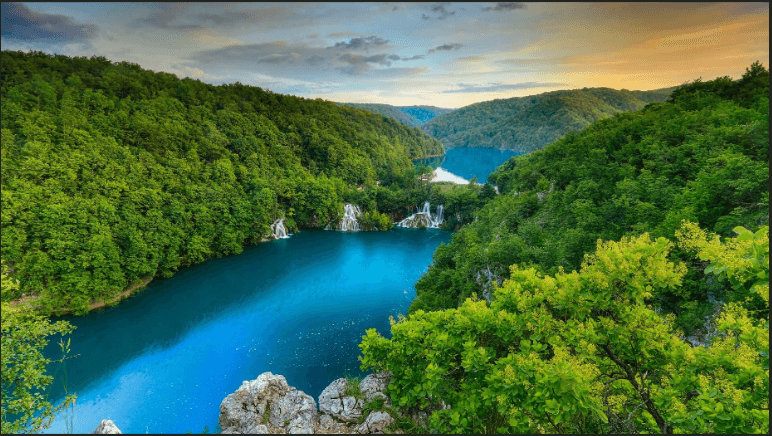
#> input picture test-images/seg-image.png, 772 x 436 px, found by its file name
$ jupyter execute mean_shift.ipynb
#> lines starting #> are read from the running program, lines starting #| are printed output that depends on the picture; after the words box and inside, x2 and y2 are one past the last pixel; in counts of white or black regions, pixels touching at a corner belong together
[cell 1]
import numpy as np
import cv2
import matplotlib.pyplot as plt

[cell 2]
class MeanShift:
    def __init__(self, bandwidth, tolerance, sigma):
        self.bandwidth = bandwidth
        self.tolerance = tolerance
        self.sigma = sigma

    def fit(self, image):
        img = np.array(image, copy=True, dtype=float)
        features = img.reshape(-1, img.shape[2])
        num_points = len(features)
        visited = np.full(num_points, False, dtype=bool)
        meanshift_clusters = []
        while np.sum(visited) < num_points:
            initial_idx = np.random.choice(np.arange(num_points)[~visited])
            initial_mean = features[initial_idx]
            while True:
                distances = np.linalg.norm(initial_mean - features, axis=1)
                gauss_weight = self.gaussian_kernel(distances)
                indx_within_bandwidth = np.where(distances <= self.bandwidth / 2)[0]
                within_bandwidth_bool = np.full(num_points, False, dtype=bool)
                within_bandwidth_bool[indx_within_bandwidth] = True
                points_within_bandwidth = features[indx_within_bandwidth]
                new_mean = np.average(points_within_bandwidth, axis=0, weights=gauss_weight[indx_within_bandwidth])
                if np.linalg.norm(new_mean - initial_mean) < self.tolerance:
                    merged = False
                    for cluster in meanshift_clusters:
                        if np.linalg.norm(cluster['center'] - new_mean) < 0.5 * self.bandwidth:
                            cluster['points'] = cluster['points'] + within_bandwidth_bool
                            cluster['center'] = 0.5 * (cluster['center'] + new_mean)
                            merged = True
                            break
                    if not merged:
                        meanshift_clusters.append({'points': within_bandwidth_bool, 'center': new_mean})
                    visited[indx_within_bandwidth] = True
                    break
                initial_mean = new_mean
        return meanshift_clusters

    def gaussian_kernel(self, distances):
        return np.exp(-0.5 * (distances / self.sigma) ** 2)

[cell 3]
image = cv2.imread("C:/Study/CV/CV_Tasks/Filtering_and_Edge_Detection_Studio/test-images/seg-image.png")
#> image is the input picture: shape (436, 772, 3); mean B, G, R 73.1, 111.6, 75
image = cv2.cvtColor(image, cv2.COLOR_BGR2RGB)
bandwidth = 200
tolerance = 10
sigma = 20
mean_shift = MeanShift(bandwidth, tolerance, sigma)
meanshift_clusters = mean_shift.fit(image)
#> in fit, `num_points = len(features)`: num_points = 336592
#> the loop in fit, `while np.sum(visited) < num_points:` made 7 passes
#> initial_idx on passes 1 to 7: 305711, 264557, 70617, 51617, 270512, 287331, 323512
#> after the loop in fit, `while np.sum(visited) < num_points:`: cluster = 2 items; meanshift_clusters = 5 items
#> meanshift_clusters = 5 items
plt.figure(figsize=(10, 5))
plt.subplot(1, 2, 1)
plt.imshow(image)
plt.title('Original Image')
plt.subplot(1, 2, 2)
clustered_image = np.zeros_like(image)
for cluster in meanshift_clusters:
    points = cluster['points'].reshape(image.shape[:2])
    clustered_image[points, :] = cluster["center"]
#> this loop made 5 passes
#> pass 1, `points = cluster['points'].reshape(image.shape[:2])`:
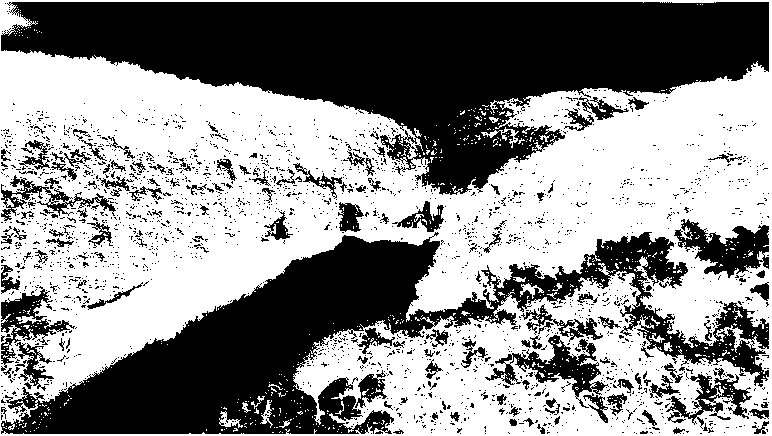
#> points: shape (436, 772) bool; 54.6% white; 2372 black regions (2233 under 20 px), largest, box (x1, y1, x2, y2) and area: (1, 2, 769, 195) 72631, (1, 232, 769, 434) 51084, (674, 219, 769, 278) 2825
#> pass 2, `points = cluster['points'].reshape(image.shape[:2])`:
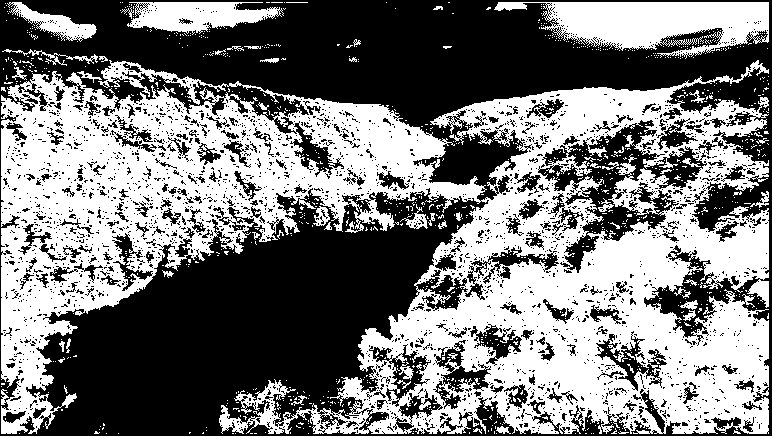
#> points: shape (436, 772) bool; 47.9% white; 1104 white regions (1051 under 20 px), largest, box (x1, y1, x2, y2) and area: (1, 60, 769, 434) 142562, (494, 2, 769, 59) 8963, (127, 2, 284, 35) 3155
#> pass 3, `points = cluster['points'].reshape(image.shape[:2])`:
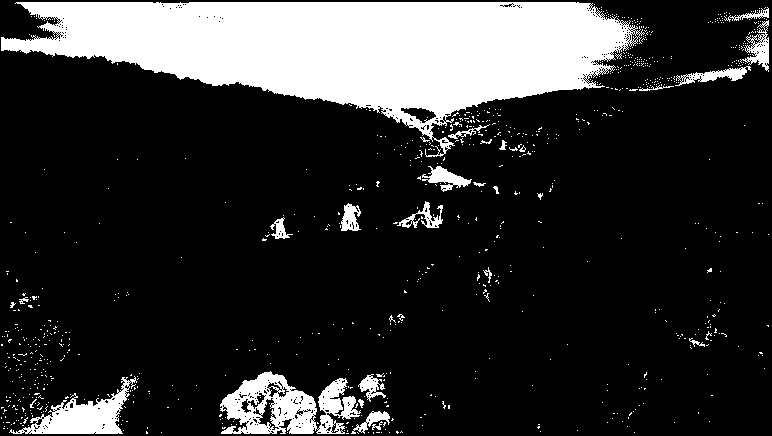
#> points: shape (436, 772) bool; 19% white; 864 white regions (836 under 20 px), largest, box (x1, y1, x2, y2) and area: (1, 2, 645, 157) 50630, (220, 371, 361, 434) 4735, (9, 376, 137, 434) 2725
#> after the loop:
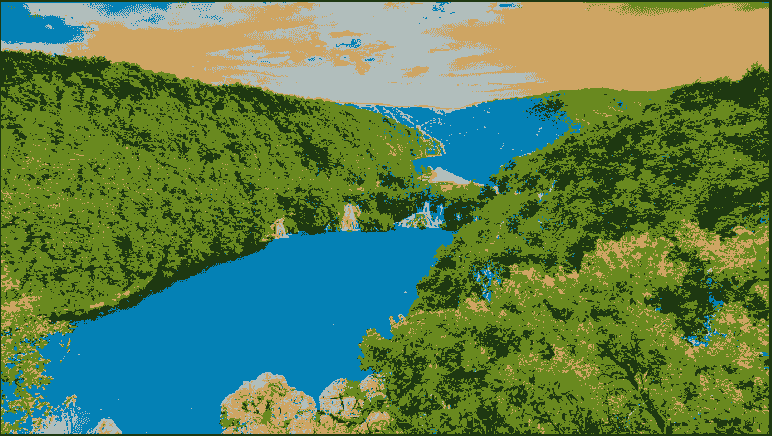
#> clustered_image: shape (436, 772, 3); mean R, G, B 91.8, 128.2, 80
plt.imshow(clustered_image)
plt.title('Clustered Image')

plt.show()
